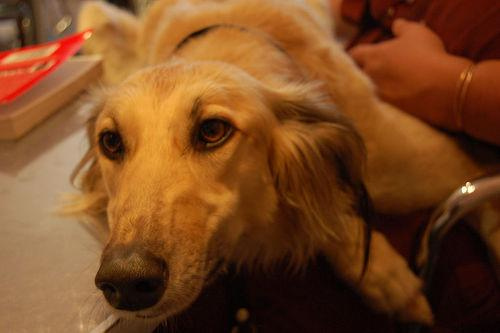
#> input picture GowthamImages/n02091831-Saluki/n02091831_10722.jpg, 500 x 333 px, found by its file name; its folder holds only this picture in this run
$ jupyter execute --allow-errors Script.ipynb   (older library calls are emulated)
#> lines starting #> are read from the running program, lines starting #| are printed output that depends on the picture
#> in process_images, img is the input picture: shape (333, 500, 3); mean B, G, R 33.7, 72.1, 121.9
[cell 1]
# 2365	Saluki	Basenji	Norwich terrier	Shetland sheepdog
#2365	29(Test Set)

[cell 2]
#Import all libraries
import cv2 as cv
import pandas as pd
import glob
from PIL import Image
import numpy as np
import matplotlib.pyplot as plt
import os
from os import listdir
from os.path import isfile,join
from sklearn.decomposition import PCA
import math
from PIL import Image
import xml.etree.ElementTree as ET
from sklearn.preprocessing import StandardScaler
from pathlib import Path
import cv2
import numpy as np
import random

[cell 3]
# Define the paths and variables
import glob
dog_images = glob.glob('C:/Users/Gowtham reddy/Downloads/Gowtham_DM_Assignment1/Gowtham_DM_Assignment1/GowthamImages/*/*')
annotations_dir = 'C:/Users/Gowtham reddy/Downloads/Gowtham_DM_Assignment1/Gowtham_DM_Assignment1/GowthamAnnotations'
annotations = glob.glob('C:/Users/Gowtham reddy/Downloads/Gowtham_DM_Assignment1/Gowtham_DM_Assignment1/GowthamAnnotations/*/*')
cropped = "./Cropped/"
img_size = 299  # For Xception input
train_dir = './Cropped'  # './Images'
batch_size_training = 256
batch_size_validation = 256
input_shape = (img_size, img_size, 3)

[cell 4]
# The function to extract bounding boxes
# [14 lines left out: function get_bounding_boxes, not called in this run]

[cell 5]
# Create the output directory for cropped and resized images
cropped = "./Cropped/"

[cell 6]
annotations=glob.glob('/C:/Users/Gowtham reddy/Downloads/Gowtham_DM_Assignment1/Gowtham_DM_Assignment1/GowthamAnnotations/*/*')

[cell 7]
######## Get image path from annotation path ########
# [5 lines left out: function get_image, not called in this run]

#> (a cell that did not finish here is left out)

###### Converting Color images to grayscale

[cell 9]
from skimage import io, color
import os
import glob

# Load image and convert it to grayscale
def load_and_convert_to_grayscale(image_path):
    image = io.imread(image_path)
    grayscale_image = color.rgb2gray(image)
    return grayscale_image

# Paths to images in each class
class_images = {
    "Saluki": "C:/Users/Gowtham reddy/Downloads/Gowtham_DM_Assignment1/Gowtham_DM_Assignment1/Cropped/n02091831-Saluki/n02091831_1400-0.jpg",
    "Norwich Terrier": "C:/Users/Gowtham reddy/Downloads/Gowtham_DM_Assignment1/Gowtham_DM_Assignment1/Cropped/n02094258-Norwich_terrier/n02094258_847-0.jpg",
    "Shetland Sheepdog": "C:/Users/Gowtham reddy/Downloads/Gowtham_DM_Assignment1/Gowtham_DM_Assignment1/Cropped/n02105855-Shetland_sheepdog/n02105855_5719-0.jpg",
    "Basenji": "C:/Users/Gowtham reddy/Downloads/Gowtham_DM_Assignment1/Gowtham_DM_Assignment1/Cropped/n02110806-basenji/n02110806_4395-0.jpg"
}


# Convert images
#> (the rest of this cell did not finish here and is left out)

[cell 10]
from skimage import filters
import numpy as np

# Define angle calculation function
def angle(dx, dy):
    """Calculate the angles between horizontal and vertical operators."""
    return np.mod(np.arctan2(dy, dx), np.pi)

# Apply Sobel filter to calculate edge angles
# [5 lines left out: function compute_edge_angles, not called in this run]

# Calculate edge angles for each grayscale image
#> (the rest of this cell did not finish here and is left out)

[cell 11]
import matplotlib.pyplot as plt
# Display grayscale image and edge angles
# [11 lines left out: function plot_image_and_angles, not called in this run]

# Plot images and angles for each class
#> (the rest of this cell did not finish here and is left out)

###### Edge Histograms(36 Bins)

[cell 12]
from skimage import filters, exposure
import numpy as np
import matplotlib.pyplot as plt
# Compute the histogram with 36 bins for edge angles
# [4 lines left out: function compute_histogram, not called in this run]

[cell 13]
# Plot the grayscale image and its corresponding edge angle histogram side by side
# [18 lines left out: function plot_image_and_histogram, not called in this run]

#> (a cell that did not finish here is left out)

###### Metrics

[cell 15]
from sklearn.metrics import pairwise_distances
import numpy as np

# Function to compare two histograms using different distance metrics
# [14 lines left out: function compare_histograms, not called in this run]

# Example usage: Pick two histograms from your constructed histograms
# For example, let's compare the histograms for "Saluki" and "Norwich Terrier"
#> (the rest of this cell did not finish here and is left out)

###### HOG

[cell 16]
from skimage.feature import hog
from skimage import io, color
import matplotlib.pyplot as plt
from skimage import exposure

# Pick one image (e.g., "Saluki")
#> (the rest of this cell did not finish here and is left out)

###### PCA

[cell 17]
import os
import cv2
import numpy as np
import matplotlib.pyplot as plt
from skimage import filters, exposure
from sklearn.decomposition import PCA
from sklearn.preprocessing import StandardScaler

def compute_edge_histogram(img):
    """Compute the edge histogram of the image."""
    gray_img = cv2.cvtColor(img, cv2.COLOR_BGR2GRAY)
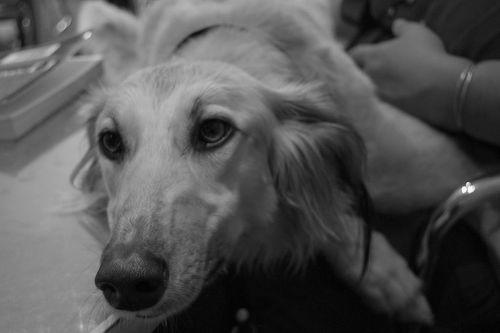
#> gray_img: shape (333, 500); min 1, max 252, mean 82.6
    angle_sobel = np.mod(np.arctan2(filters.sobel_v(gray_img), filters.sobel_h(gray_img)), np.pi)
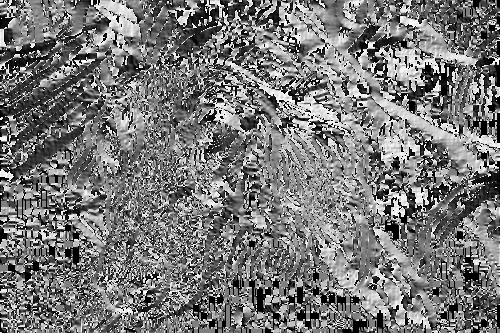
#> angle_sobel: shape (333, 500) float64; min 0, max 3.14, mean 1.48; drawn with min black and max white
    hist, _ = exposure.histogram(angle_sobel.flatten(), nbins=36)
#> hist = 36 values, max 11695 at index 0, min 3077 at index 35, mean 4625
    return hist

def process_images(folder_path):
    """Process all images in a folder and return their edge histograms."""
    histograms = []
    for filename in os.listdir(folder_path):
        image_path = os.path.join(folder_path, filename)
        if image_path.lower().endswith(('.jpg', '.png')):  # Handle both jpg and png formats
            img = cv2.imread(image_path)
            hist = compute_edge_histogram(img)
#> `class_histograms = process_images(class_dir)`: class_histograms = 1 item
#> pass 2 of the loop `for class_dir in class_dirs.values():`:
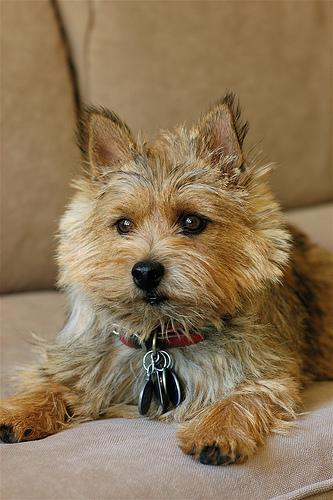
#> input picture GowthamImages/n02094258-Norwich_terrier/n02094258_103.jpg, 333 x 500 px, found by its file name
#> in process_images, img is the input picture: shape (500, 333, 3); mean B, G, R 86.7, 117.4, 140.8
#> in compute_edge_histogram (call 2), `gray_img = cv2.cvtColor(img, cv2.COLOR_BGR2GRAY)`:
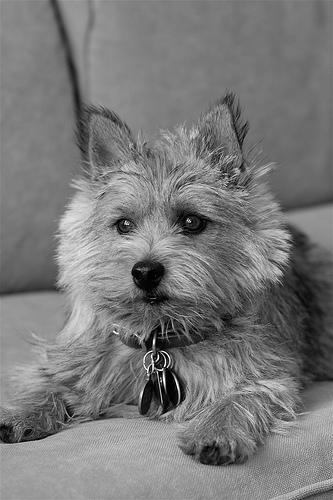
#> gray_img: shape (500, 333); min 0, max 254, mean 120.9
#> in compute_edge_histogram (call 2), `angle_sobel = np.mod(np.arctan2(filters.sobel_v(gray_img), filters.sob..`:
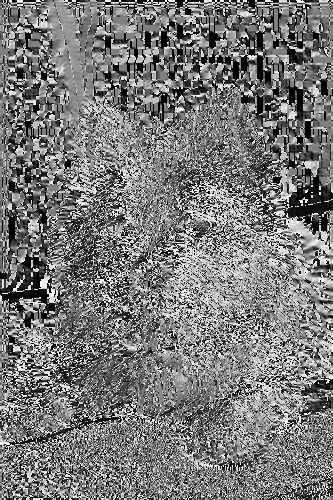
#> angle_sobel: shape (500, 333) float64; min 0, max 3.14, mean 1.49; drawn with min black and max white
#> in compute_edge_histogram (call 2), `hist, _ = exposure.histogram(angle_sobel.flatten(), nbins=36)`: hist = 36 values, max 11872 at index 0, min 3286 at index 10, mean 4625
#> pass 3 of the loop `for class_dir in class_dirs.values():`:
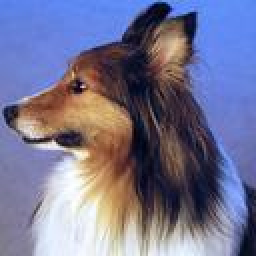
#> input picture Cropped/n02105855-Shetland_sheepdog/n02105855_5719-0.jpg, 128 x 128 px, found by its file name (shown 2 times larger)
#> in process_images, img is the input picture: shape (128, 128, 3); mean B, G, R 146.5, 116.3, 117
#> in compute_edge_histogram (call 3), `gray_img = cv2.cvtColor(img, cv2.COLOR_BGR2GRAY)`:
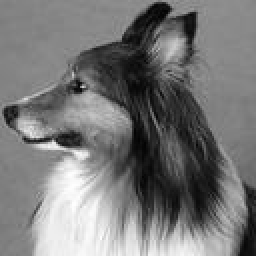
#> gray_img: shape (128, 128) (shown 2 times larger); min 3, max 254, mean 119.9
#> in compute_edge_histogram (call 3), `angle_sobel = np.mod(np.arctan2(filters.sobel_v(gray_img), filters.sob..`:
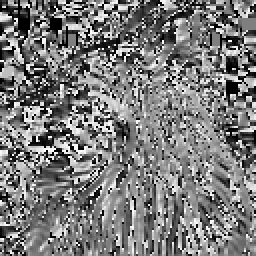
#> angle_sobel: shape (128, 128) float64 (shown 2 times larger); min 0, max 3.14, mean 1.52; drawn with min black and max white
#> in compute_edge_histogram (call 3), `hist, _ = exposure.histogram(angle_sobel.flatten(), nbins=36)`: hist = 36 values, max 791 at index 0, min 258 at index 35, mean 455.1
            histograms.append(hist)
    return histograms

# [17 lines left out: function plot_2d_points, not called in this run]

# Folder paths for images from four classes
class_dirs = {
    "Saluki": "C:/Users/Gowtham reddy/Downloads/Gowtham_DM_Assignment1/Gowtham_DM_Assignment1/Cropped/n02091831-Saluki",
    "Norwich Terrier": "C:/Users/Gowtham reddy/Downloads/Gowtham_DM_Assignment1/Gowtham_DM_Assignment1/Cropped/n02094258-Norwich_terrier",
    "Shetland Sheepdog": "C:/Users/Gowtham reddy/Downloads/Gowtham_DM_Assignment1/Gowtham_DM_Assignment1/Cropped/n02105855-Shetland_sheepdog",
    "Basenji": "C:/Users/Gowtham reddy/Downloads/Gowtham_DM_Assignment1/Gowtham_DM_Assignment1/Cropped/n02110806-basenji"
}

# Initialize a list to store all histograms
all_histograms = []

# Process images and compute edge histograms for each class
#> (the rest of this cell did not finish here and is left out)

###### Not Separable

[cell 18]
import pandas as pd

# Using pandas to load the JSON file
#> (the rest of this cell did not finish here and is left out)

[cell 19]
import nltk
nltk.download('stopwords')
#> (this line was passed over: nltk is not available in this run)

[cell 20]
import nltk
nltk.download('wordnet')
#> (this line was passed over: nltk is not available in this run)
